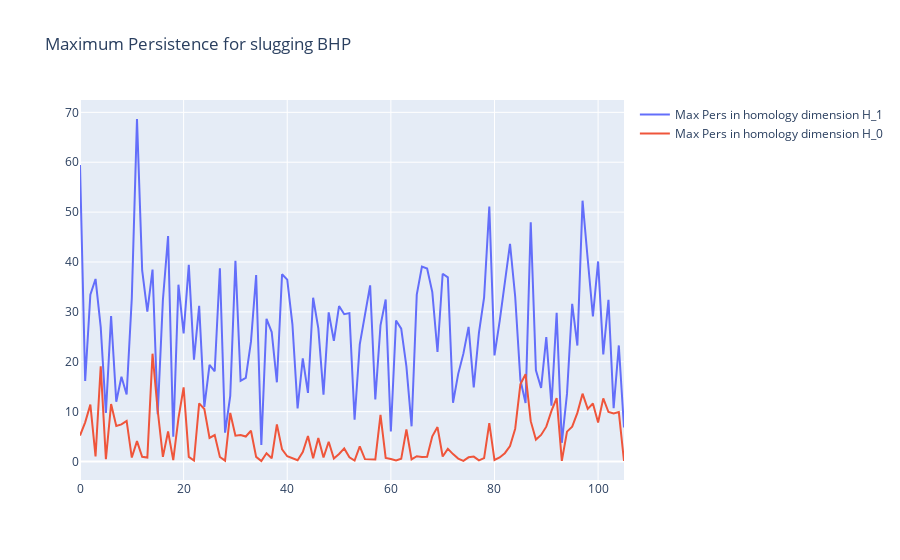

The notebook cell saved with this chart:
### Code cell
pers_H1 = []
pers_H0 = []
max_pers_H0 = []
max_pers_H1 = []

for PersDiag in slugging_diagrams: 
    for point in PersDiag:
        birth = point[0]
        death = point[1]
        dimension = point[2]
        persistence = abs(death - birth)
        pers_H0.extend([persistence] if dimension == 0 else [])
        pers_H1.extend([persistence] if dimension == 1 else [])
    max_pers_H0.append(np.amax(pers_H0))
    max_pers_H1.append(np.amax(pers_H1))
    pers_H0 = []
    pers_H1 = []
           
fig = px.line(title='Maximum Persistence for slugging BHP')
fig.add_scatter(y=max_pers_H1, name="Max Pers in homology dimension H_1")
fig.add_scatter(y=max_pers_H0, name="Max Pers in homology dimension H_0")

fig.show()
